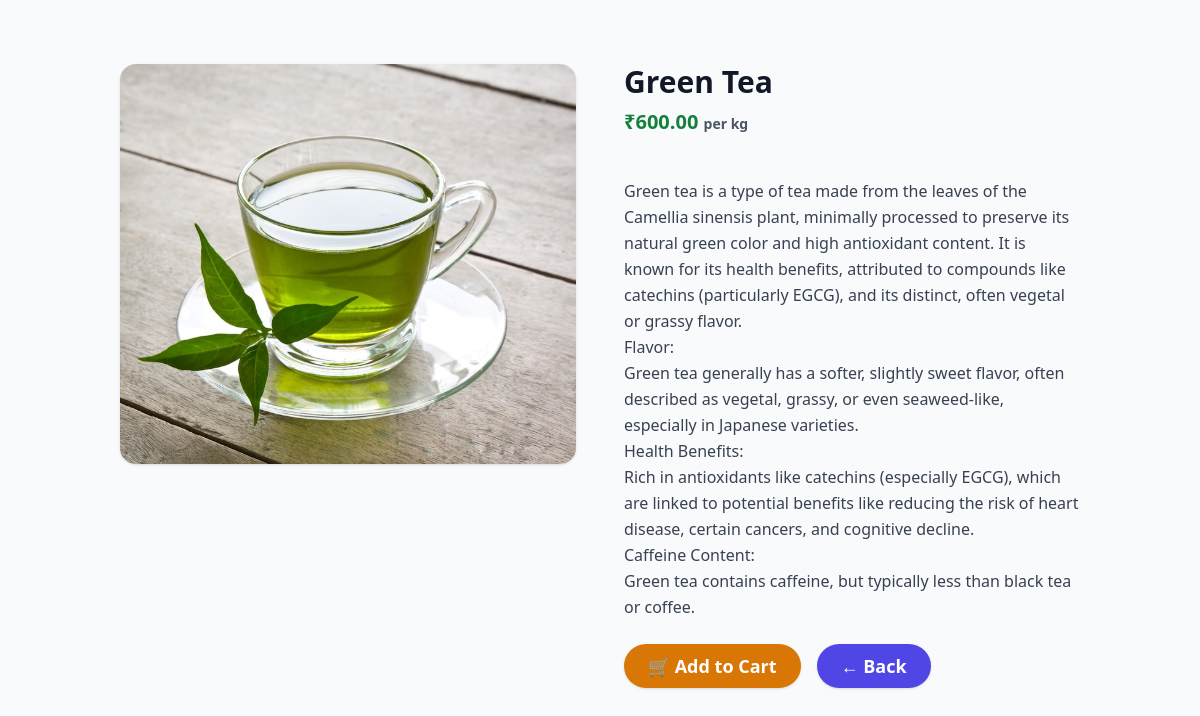
Page /chai/2/ on the committed database.
### Chai/models.py (models this page shows, shortened)
class Chai(models.Model):
    name = models.CharField(max_length=100)
    short_Description = models.CharField(max_length=200, default="")
    date_added = models.DateTimeField(default=timezone.now)
    img = models.ImageField(upload_to='chai_images')
    description = models.TextField(default="")
    price= models.DecimalField(max_digits=6, decimal_places=2, default=0.00)
    CHAI_TYPE_OPTIONS = [
        ('gr', 'Green Tea'),
        ('bl', 'Black Tea'),
        ('mi', 'Milk Tea'),
        ('he', 'Herbal Tea'),
    ]
    type = models.CharField(max_length=2, choices=CHAI_TYPE_OPTIONS)

### Chai/views.py (the view)
# urls.py: path('<int:chai_id>/', views.chai_detail, name="chai_detail"),
def chai_detail(request, chai_id):
    chai_item = get_object_or_404(Chai,pk=chai_id)  # Fetch a specific Chai object by its ID
    return render(request, 'Chai/chai_detail.html', {'chai': chai_item})

### Chai/templates/Chai/chai_detail.html (shortened to what this page needs)
{% extends "layout.html" %}
{% block content %}
<div class="max-w-6xl mx-auto my-10 px-4">
  <div class="grid grid-cols-1 md:grid-cols-2 gap-12 items-start">
    <div>
      <img
        src="{{ chai.img.url }}"
        alt="{{ chai.name }}"
        class="w-full max-h-[400px] object-cover rounded-2xl shadow"
      />
    </div>
    <div>
      <h1 class="text-3xl font-bold text-gray-900 mb-2">{{ chai.name }}</h1>
      <p class="text-xl text-green-700 mb-4 font-semibold">
        ₹{{ chai.price }} <span class="text-sm text-gray-600">per kg</span>
      </p>
      <p class="mt-4 text-gray-700 leading-relaxed whitespace-pre-line">
        {{ chai.description }}
      </p>
      <div class="mt-6 flex gap-4">
        <a href="{% url 'view_cart' %}"
           class="inline-block bg-amber-600 hover:bg-amber-700 text-white font-semibold py-2 px-6 rounded-full text-lg shadow transition">
          🛒 Add to Cart
        </a>
        <a href="{% url 'all_chai' %}"
           class="inline-block bg-indigo-600 hover:bg-indigo-700 text-white font-semibold py-2 px-6 rounded-full text-lg shadow transition">
          ← Back
        </a>
      </div>
    </div>
  </div>
</div>
{% endblock %}

### rows in the picture
Chai: img (picture), name "Green Tea", price "600.00", description "Green tea is a type of tea made from the leaves of the Camellia sinensis plant, minimally processed to preserve its natural green color and high antioxidant content. It is known for its health benefits, attributed to compounds like catechins (particularly EGCG), and its distinct, often vegetal or grassy flavor. Flavor: Green tea generally has a softer, slightly sweet flavor, often described as vegetal, grassy, or even seaweed-like, especially in Japanese varieties. Health Benefits: Rich in antioxidants like catechins (especially EGCG), which are linked to potential benefits like reducing the risk of heart disease, certain cancers, and cognitive decline. Caffeine Content: Green tea contains…"
